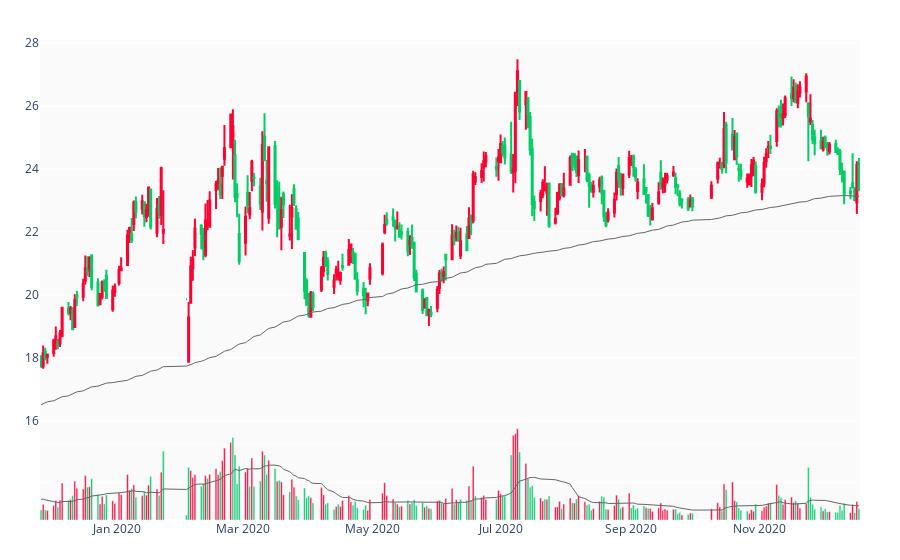

The notebook cell saved with this chart:
### Code cell
draw(mkt, 260, 200, 20)

### Figure 1 — Plotly figure (JSON) as saved in the notebook; plotly's stock layout.template omitted (floating-point values rounded to 4 significant figures; data arrays with more than 128 entries replaced by an {"elided": "..."} marker saying what was removed)
{"data": [{"close": {"elided": "260 float values"}, "decreasing": {"line": {"color": "#00CC66"}}, "high": {"elided": "260 float values"}, "increasing": {"line": {"color": "#FF0033"}}, "low": {"elided": "260 float values"}, "open": {"elided": "260 float values"}, "type": "candlestick", "x": {"elided": "260 str values"}, "yaxis": "y2"}, {"marker": {"color": {"elided": "260 str values"}}, "type": "bar", "x": {"elided": "260 str values"}, "y": {"elided": "260 int values"}, "yaxis": "y"}, {"hoverinfo": "none", "line": {"width": 1}, "marker": {"color": "#666"}, "type": "scatter", "x": {"elided": "260 str values"}, "y": {"elided": "260 float values"}, "yaxis": "y2"}, {"hoverinfo": "none", "line": {"width": 1}, "marker": {"color": "#666"}, "type": "scatter", "x": {"elided": "260 str values"}, "y": {"elided": "260 float values"}, "yaxis": "y"}], "layout": {"autosize": true, "margin": {"b": 40, "l": 40, "r": 40, "t": 40}, "plot_bgcolor": "rgb(250, 250, 250)", "showlegend": false, "xaxis": {"autorange": true, "range": ["2019-11-25 12:00", "2020-12-18 12:00"], "rangeslider": {"visible": false, "yaxis": {}, "yaxis2": {}}, "type": "date"}, "yaxis": {"autorange": true, "domain": [0, 0.2], "range": [0, 127200000.0], "showticklabels": false, "type": "linear"}, "yaxis2": {"autorange": true, "domain": [0.2, 1], "range": [15.91, 28.1], "type": "linear"}}}
